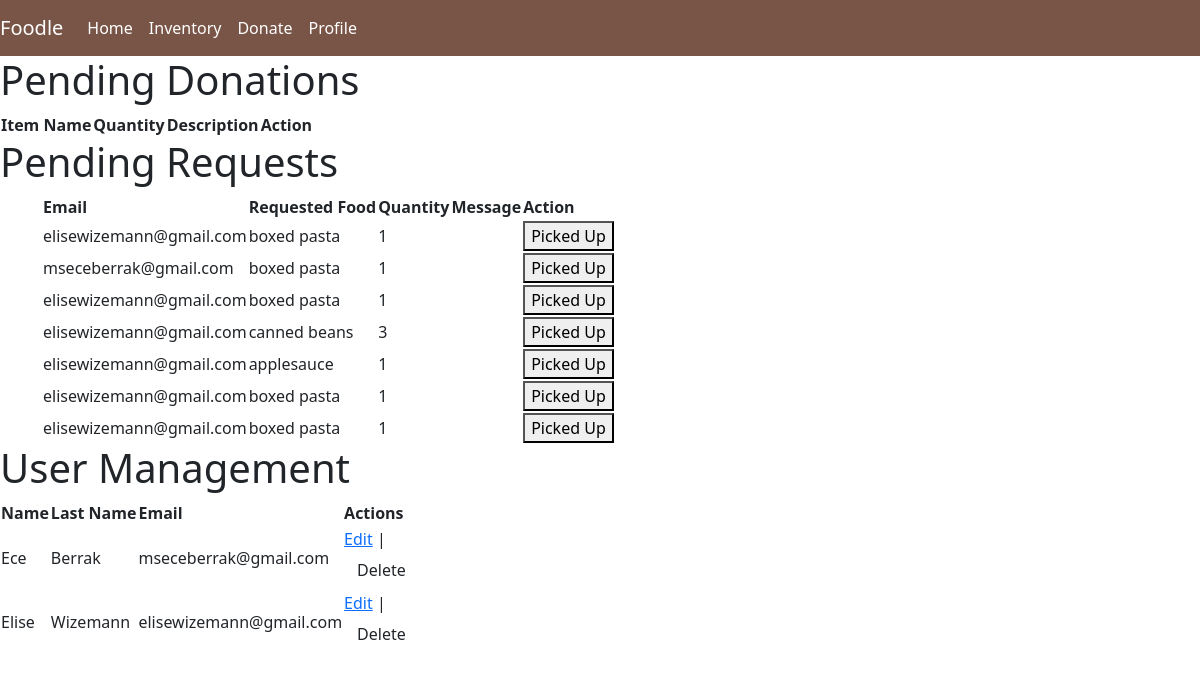
/admin, run on an earlier commit of the app's database.
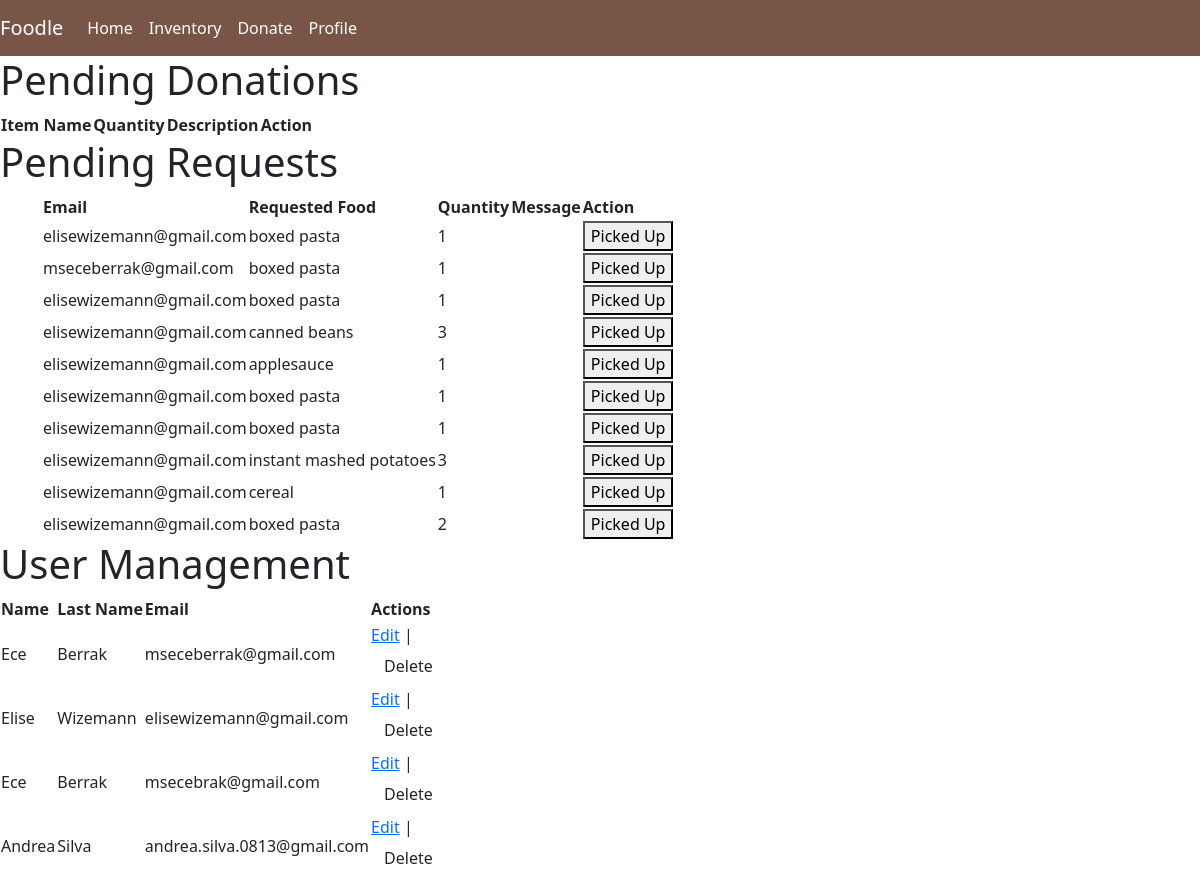
And on a later commit of the database.
### app.py (models this page shows, shortened)
class Request(db.Model):
    id = db.Column(db.Integer, primary_key=True)
    email = db.Column(db.String(100), nullable=False)
    requested_food = db.Column(db.String(100), nullable=False)
    quantity = db.Column(db.Integer, nullable=False)

class User(db.Model, UserMixin):
    id = db.Column(db.Integer, primary_key=True)
    name = db.Column(db.String(255))
    last_name = db.Column(db.String(255))
    email = db.Column(db.String(255), unique=True, nullable=False)
    password_hash = db.Column(db.String(255), nullable=False)
    email_verification_token = db.Column(db.String(255))
    is_verified = db.Column(db.Boolean, default=False)
    is_mfa_enabled = db.Column(db.Boolean, default=False)
    mfa_code = db.Column(db.String(255))
    phoneNumber = db.Column(db.String(255))

### app.py (the view)
@app.route('/admin')
def admin_dashboard():
    pending_donations = Donation.query.filter_by(status='pending').all()
    pending_requests= Request.query.all()
    users = User.query.all()
    return render_template('admin_dashboard.html', pending_donations=pending_donations, pending_requests=pending_requests, users=users)

### templates/admin_dashboard.html (shortened to what this page needs)
{%extends "base.html"%}
{%block content%}
<h1>Pending Donations</h1>
<div class="containter">
<table>
    <thead>
        <tr>
            <th>Item Name</th>
            <th>Quantity</th>
            <th>Description</th>
            <th>Action</th>
        </tr>
    </thead>
</table>
<h1>Pending Requests</h1>
<div class="container">
    <table>
        <thead>
            <tr>
                <th>Email</th>
                <th>Requested Food</th>
                <th>Quantity</th>
                <th>Message</th>
                <th>Action</th>
            </tr>
        </thead>
        <tbody>
            {% for request in pending_requests %}
            <tr>
                <td>{{ request.email }}</td>
                <td>{{ request.requested_food }}</td>
                <td>{{ request.quantity }}</td>
                <td>{{ request.message }}</td>
                <td>
                    <form method="post" action="{{ url_for('mark_request_as_picked_up', request_id=request.id) }}">
                        <button type="submit">Picked Up</button>
                    </form>
                </td>
            </tr>
            {% endfor %}
        </tbody>
    </table>
</div>
<h1>User Management</h1>
<table>
    <thead>
        <tr>
            <th>Name</th>
            <th>Last Name</th>
            <th>Email</th>
            <th>Actions</th>
        </tr>
    </thead>
    <tbody>
        {% for user in users %}
        <tr>
            <td>{{ user.name }}</td>
            <td>{{ user.last_name }}</td>
            <td>{{ user.email }}</td>
            <td>
                <a href="{{ url_for('admin_edit_user', user_id=user.id) }}">Edit</a> |
                <form method="post" action="{{ url_for('admin_delete_user', user_id=user.id) }}" onsubmit="return confirm('Are you sure you want to delete this user?');">
                    <button type="submit" class="btn">Delete</button>
                </form>
            </td>
        </tr>
        {% endfor %}
    </tbody>
</table>
</div>
{%endblock%}

### templates/base.html (shortened to what this page needs)
<!doctype html>
<html lang="en">
  <head>
    <link href="https://cdn.jsdelivr.net/npm/bootstrap@5.3.3/dist/css/bootstrap.min.css" rel="stylesheet">
  </head>
  <body>
    <nav class="navbar navbar-expand-lg" style="background-color: #795548">
      <a class="navbar-brand" href="#" style="color: white">Foodle</a>
      <div class="collapse navbar-collapse" id="navbarSupportedContent">
        <ul class="navbar-nav mr-auto">
          <li class="nav-item active">
            <a class="nav-link" href="/" style="color: white;">Home</a>
          </li>
          <li class="nav-item">
            <a class="nav-link" href="/inventory" style="color: white;">Inventory</a>
          </li>
          <li class="nav-item">
            <a class="nav-link" href="/donate" style="color: white;">Donate</a>
          </li>
          <li class="nav-item">
            <a class="nav-link" href="/inventory" style="color: white;">Profile</a>
          </li>
          </ul>
      </div>
    </nav>
    {%block content%}
    {%endblock%}
  </body>
</html>

What changed in the data, as far as the page shows it:
added Request: email "elisewizemann@gmail.com", requested_food "instant mashed potatoes", quantity "3"
added Request: email "elisewizemann@gmail.com", requested_food "cereal", quantity "1"
added Request: email "elisewizemann@gmail.com", requested_food "boxed pasta", quantity "2"
added User: name "Ece", last_name "Berrak", email "msecebrak@gmail.com"
added User: name "Andrea", last_name "Silva", email "andrea.silva.0813@gmail.com"
